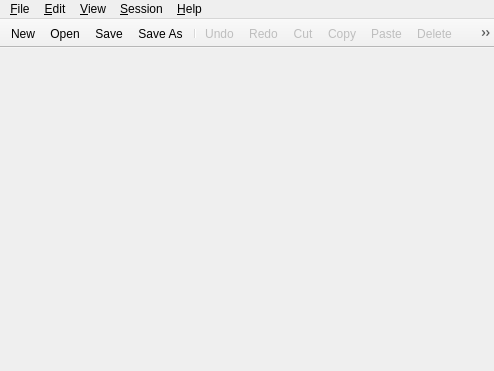
<?xml version="1.0" encoding="UTF-8"?>
<ui version="4.0">
 <class>MainWindow</class>
 <widget class="QMainWindow" name="MainWindow">
  <property name="geometry">
   <rect>
    <x>0</x>
    <y>0</y>
    <width>494</width>
    <height>371</height>
   </rect>
  </property>
  <property name="iconSize">
   <size>
    <width>16</width>
    <height>16</height>
   </size>
  </property>
  <property name="dockNestingEnabled">
   <bool>true</bool>
  </property>
  <property name="dockOptions">
   <set>QMainWindow::AllowNestedDocks|QMainWindow::AnimatedDocks</set>
  </property>
  <property name="unifiedTitleAndToolBarOnMac">
   <bool>true</bool>
  </property>
  <widget class="QWidget" name="centralwidget"/>
  <widget class="QMenuBar" name="menubar">
   <property name="geometry">
    <rect>
     <x>0</x>
     <y>0</y>
     <width>494</width>
     <height>21</height>
    </rect>
   </property>
   <widget class="QMenu" name="menuFile">
    <property name="title">
     <string>&amp;File</string>
    </property>
    <widget class="QMenu" name="menuRecentFiles">
     <property name="title">
      <string>&amp;Recent Files</string>
     </property>
     <property name="icon">
      <iconset theme="document-open-recent">
       <normaloff>.</normaloff>.</iconset>
     </property>
    </widget>
    <addaction name="actionNew"/>
    <addaction name="actionOpen"/>
    <addaction name="menuRecentFiles"/>
    <addaction name="separator"/>
    <addaction name="actionSave"/>
    <addaction name="actionSaveAs"/>
    <addaction name="actionSaveAll"/>
    <addaction name="actionReload"/>
    <addaction name="actionOpenContainingFolder"/>
    <addaction name="separator"/>
    <addaction name="actionClose"/>
    <addaction name="actionCloseAll"/>
    <addaction name="actionQuit"/>
   </widget>
   <widget class="QMenu" name="menuEdit">
    <property name="title">
     <string>&amp;Edit</string>
    </property>
    <widget class="QMenu" name="menuCustomActions">
     <property name="title">
      <string>Cu&amp;stom Actions</string>
     </property>
     <addaction name="actionManageCustomActions"/>
    </widget>
    <addaction name="actionUndo"/>
    <addaction name="actionRedo"/>
    <addaction name="separator"/>
    <addaction name="actionCut"/>
    <addaction name="actionCopy"/>
    <addaction name="actionPaste"/>
    <addaction name="actionPasteInNewEditor"/>
    <addaction name="actionDelete"/>
    <addaction name="separator"/>
    <addaction name="actionSelectAll"/>
    <addaction name="separator"/>
    <addaction name="actionPreferences"/>
    <addaction name="actionRename"/>
    <addaction name="actionFindReplace"/>
    <addaction name="separator"/>
    <addaction name="menuCustomActions"/>
   </widget>
   <widget class="QMenu" name="menuHelp">
    <property name="title">
     <string>&amp;Help</string>
    </property>
    <widget class="QMenu" name="menuSampleSessions">
     <property name="title">
      <string>Open &amp;Sample</string>
     </property>
     <property name="icon">
      <iconset theme="document-open">
       <normaloff>.</normaloff>.</iconset>
     </property>
    </widget>
    <addaction name="separator"/>
    <addaction name="actionOnlineHelp"/>
    <addaction name="menuSampleSessions"/>
    <addaction name="separator"/>
    <addaction name="actionAbout"/>
   </widget>
   <widget class="QMenu" name="menuSession">
    <property name="title">
     <string>&amp;Session</string>
    </property>
    <widget class="QMenu" name="menuEvaluation">
     <property name="title">
      <string>&amp;Evaluation</string>
     </property>
     <property name="icon">
      <iconset theme="view-refresh">
       <normaloff>.</normaloff>.</iconset>
     </property>
     <addaction name="actionEvalReset"/>
     <addaction name="actionEvalManual"/>
     <addaction name="actionEvalAuto"/>
     <addaction name="actionEvalSteady"/>
    </widget>
    <addaction name="menuEvaluation"/>
    <addaction name="separator"/>
   </widget>
   <widget class="QMenu" name="menuView">
    <property name="title">
     <string>&amp;View</string>
    </property>
    <widget class="QMenu" name="menuTabSize">
     <property name="title">
      <string>&amp;Tab Size</string>
     </property>
    </widget>
    <widget class="QMenu" name="menuWindowThemes">
     <property name="title">
      <string>&amp;Window Theme</string>
     </property>
    </widget>
    <widget class="QMenu" name="menuEditorThemes">
     <property name="title">
      <string>&amp;Editor Theme</string>
     </property>
    </widget>
    <addaction name="actionNavigateBackward"/>
    <addaction name="actionNavigateForward"/>
    <addaction name="separator"/>
    <addaction name="actionLineWrapping"/>
    <addaction name="actionShowWhiteSpace"/>
    <addaction name="actionIndentWithSpaces"/>
    <addaction name="menuTabSize"/>
    <addaction name="separator"/>
    <addaction name="actionSelectFont"/>
    <addaction name="menuWindowThemes"/>
    <addaction name="menuEditorThemes"/>
    <addaction name="actionHideMenuBar"/>
    <addaction name="actionFullScreen"/>
    <addaction name="separator"/>
   </widget>
   <addaction name="menuFile"/>
   <addaction name="menuEdit"/>
   <addaction name="menuView"/>
   <addaction name="menuSession"/>
   <addaction name="menuHelp"/>
  </widget>
  <widget class="QToolBar" name="toolBarMain">
   <property name="windowTitle">
    <string>Toolbar</string>
   </property>
   <property name="movable">
    <bool>false</bool>
   </property>
   <property name="floatable">
    <bool>false</bool>
   </property>
   <attribute name="toolBarArea">
    <enum>TopToolBarArea</enum>
   </attribute>
   <attribute name="toolBarBreak">
    <bool>false</bool>
   </attribute>
   <addaction name="actionNew"/>
   <addaction name="actionOpen"/>
   <addaction name="actionSave"/>
   <addaction name="actionSaveAs"/>
   <addaction name="separator"/>
   <addaction name="actionUndo"/>
   <addaction name="actionRedo"/>
   <addaction name="actionCut"/>
   <addaction name="actionCopy"/>
   <addaction name="actionPaste"/>
   <addaction name="actionDelete"/>
   <addaction name="actionFindReplace"/>
   <addaction name="separator"/>
   <addaction name="actionEvalReset"/>
   <addaction name="actionEvalManual"/>
   <addaction name="actionEvalAuto"/>
   <addaction name="actionEvalSteady"/>
   <addaction name="separator"/>
  </widget>
  <action name="actionOpen">
   <property name="icon">
    <iconset theme="document-open">
     <normaloff>.</normaloff>.</iconset>
   </property>
   <property name="text">
    <string>&amp;Open...</string>
   </property>
  </action>
  <action name="actionSave">
   <property name="icon">
    <iconset theme="document-save">
     <normaloff>.</normaloff>.</iconset>
   </property>
   <property name="text">
    <string>&amp;Save</string>
   </property>
  </action>
  <action name="actionQuit">
   <property name="icon">
    <iconset theme="application-exit">
     <normaloff>.</normaloff>.</iconset>
   </property>
   <property name="text">
    <string>&amp;Quit</string>
   </property>
   <property name="menuRole">
    <enum>QAction::QuitRole</enum>
   </property>
  </action>
  <action name="actionCopy">
   <property name="enabled">
    <bool>false</bool>
   </property>
   <property name="icon">
    <iconset theme="edit-copy">
     <normaloff>.</normaloff>.</iconset>
   </property>
   <property name="text">
    <string>&amp;Copy</string>
   </property>
  </action>
  <action name="actionPaste">
   <property name="enabled">
    <bool>false</bool>
   </property>
   <property name="icon">
    <iconset theme="edit-paste">
     <normaloff>.</normaloff>.</iconset>
   </property>
   <property name="text">
    <string>&amp;Paste</string>
   </property>
  </action>
  <action name="actionAbout">
   <property name="icon">
    <iconset theme="help-about">
     <normaloff>.</normaloff>.</iconset>
   </property>
   <property name="text">
    <string>&amp;About GPUpad</string>
   </property>
   <property name="menuRole">
    <enum>QAction::AboutRole</enum>
   </property>
  </action>
  <action name="actionSaveAs">
   <property name="icon">
    <iconset theme="document-save-as">
     <normaloff>.</normaloff>.</iconset>
   </property>
   <property name="text">
    <string>Save &amp;As...</string>
   </property>
  </action>
  <action name="actionNew">
   <property name="icon">
    <iconset theme="document-new">
     <normaloff>.</normaloff>.</iconset>
   </property>
   <property name="text">
    <string>&amp;New</string>
   </property>
  </action>
  <action name="actionClose">
   <property name="icon">
    <iconset theme="process-stop">
     <normaloff>.</normaloff>.</iconset>
   </property>
   <property name="text">
    <string>&amp;Close</string>
   </property>
  </action>
  <action name="actionCut">
   <property name="enabled">
    <bool>false</bool>
   </property>
   <property name="icon">
    <iconset theme="edit-cut">
     <normaloff>.</normaloff>.</iconset>
   </property>
   <property name="text">
    <string>Cu&amp;t</string>
   </property>
  </action>
  <action name="actionPreferences">
   <property name="icon">
    <iconset theme="document-properties">
     <normaloff>.</normaloff>.</iconset>
   </property>
   <property name="text">
    <string>Pre&amp;ferences...</string>
   </property>
   <property name="visible">
    <bool>false</bool>
   </property>
   <property name="menuRole">
    <enum>QAction::PreferencesRole</enum>
   </property>
  </action>
  <action name="actionCloseAll">
   <property name="text">
    <string>C&amp;lose All</string>
   </property>
  </action>
  <action name="actionDelete">
   <property name="enabled">
    <bool>false</bool>
   </property>
   <property name="icon">
    <iconset theme="edit-delete">
     <normaloff>.</normaloff>.</iconset>
   </property>
   <property name="text">
    <string>Delete</string>
   </property>
   <property name="iconText">
    <string>Delete</string>
   </property>
  </action>
  <action name="actionSaveAll">
   <property name="text">
    <string>Sa&amp;ve All</string>
   </property>
  </action>
  <action name="actionReload">
   <property name="enabled">
    <bool>false</bool>
   </property>
   <property name="icon">
    <iconset theme="view-refresh">
     <normaloff>.</normaloff>.</iconset>
   </property>
   <property name="text">
    <string>Reload</string>
   </property>
   <property name="shortcut">
    <string>Ctrl+R</string>
   </property>
  </action>
  <action name="actionSelectAll">
   <property name="enabled">
    <bool>false</bool>
   </property>
   <property name="icon">
    <iconset theme="edit-select-all">
     <normaloff>.</normaloff>.</iconset>
   </property>
   <property name="text">
    <string>Select &amp;All</string>
   </property>
  </action>
  <action name="actionUndo">
   <property name="enabled">
    <bool>false</bool>
   </property>
   <property name="icon">
    <iconset theme="edit-undo">
     <normaloff>.</normaloff>.</iconset>
   </property>
   <property name="text">
    <string>&amp;Undo</string>
   </property>
  </action>
  <action name="actionRedo">
   <property name="enabled">
    <bool>false</bool>
   </property>
   <property name="icon">
    <iconset theme="edit-redo">
     <normaloff>.</normaloff>.</iconset>
   </property>
   <property name="text">
    <string>&amp;Redo</string>
   </property>
  </action>
  <action name="actionLineWrapping">
   <property name="checkable">
    <bool>true</bool>
   </property>
   <property name="text">
    <string>Line &amp;Wrapping</string>
   </property>
   <property name="toolTip">
    <string>Line Wrapping</string>
   </property>
  </action>
  <action name="actionShowWhiteSpace">
   <property name="checkable">
    <bool>true</bool>
   </property>
   <property name="text">
    <string>Show White&amp;space</string>
   </property>
   <property name="toolTip">
    <string>Show Whitespace</string>
   </property>
  </action>
  <action name="actionIndentWithSpaces">
   <property name="checkable">
    <bool>true</bool>
   </property>
   <property name="text">
    <string>&amp;Indent With Spaces</string>
   </property>
  </action>
  <action name="actionSelectFont">
   <property name="icon">
    <iconset theme="preferences-desktop-font">
     <normaloff>.</normaloff>.</iconset>
   </property>
   <property name="text">
    <string>Select F&amp;ont...</string>
   </property>
  </action>
  <action name="actionFindReplace">
   <property name="checkable">
    <bool>true</bool>
   </property>
   <property name="icon">
    <iconset theme="edit-find-replace">
     <normaloff>.</normaloff>.</iconset>
   </property>
   <property name="text">
    <string>&amp;Find/Replace</string>
   </property>
  </action>
  <action name="actionEvalManual">
   <property name="icon">
    <iconset theme="media-skip-forward">
     <normaloff>.</normaloff>.</iconset>
   </property>
   <property name="text">
    <string>&amp;Manual</string>
   </property>
   <property name="toolTip">
    <string>Manual Evaluation [F6]</string>
   </property>
   <property name="shortcut">
    <string>F6</string>
   </property>
  </action>
  <action name="actionEvalAuto">
   <property name="checkable">
    <bool>true</bool>
   </property>
   <property name="icon">
    <iconset theme="media-playback-start">
     <normaloff>.</normaloff>.</iconset>
   </property>
   <property name="text">
    <string>&amp;Automatic</string>
   </property>
   <property name="toolTip">
    <string>Automatic Evaluation [F7]</string>
   </property>
   <property name="shortcut">
    <string>F7</string>
   </property>
  </action>
  <action name="actionRename">
   <property name="text">
    <string>Rename</string>
   </property>
   <property name="shortcut">
    <string>F2</string>
   </property>
  </action>
  <action name="actionEvalSteady">
   <property name="checkable">
    <bool>true</bool>
   </property>
   <property name="icon">
    <iconset theme="media-seek-forward">
     <normaloff>.</normaloff>.</iconset>
   </property>
   <property name="text">
    <string>&amp;Steady</string>
   </property>
   <property name="toolTip">
    <string>Steady Evaluation [F8]</string>
   </property>
   <property name="shortcut">
    <string>F8</string>
   </property>
  </action>
  <action name="actionManageCustomActions">
   <property name="text">
    <string>&amp;Manage...</string>
   </property>
   <property name="shortcut">
    <string>F10</string>
   </property>
  </action>
  <action name="actionOnlineHelp">
   <property name="icon">
    <iconset theme="help-browser">
     <normaloff>.</normaloff>.</iconset>
   </property>
   <property name="text">
    <string>&amp;Online Help</string>
   </property>
  </action>
  <action name="actionEditorTheme">
   <property name="text">
    <string>&amp;Editor Theme</string>
   </property>
   <property name="toolTip">
    <string>Editor Theme</string>
   </property>
  </action>
  <action name="actionEvalReset">
   <property name="icon">
    <iconset theme="view-refresh">
     <normaloff>.</normaloff>.</iconset>
   </property>
   <property name="text">
    <string>&amp;Reset</string>
   </property>
   <property name="toolTip">
    <string>Reset Evaluation [F5]</string>
   </property>
   <property name="shortcut">
    <string>F5</string>
   </property>
  </action>
  <action name="actionFocusNextEditor">
   <property name="text">
    <string>Focus next editor</string>
   </property>
   <property name="shortcut">
    <string>Ctrl+Tab</string>
   </property>
  </action>
  <action name="actionFocusPreviousEditor">
   <property name="text">
    <string>Focus previous editor</string>
   </property>
   <property name="shortcut">
    <string>Ctrl+Shift+Tab</string>
   </property>
  </action>
  <action name="actionOpenContainingFolder">
   <property name="text">
    <string>Open containing folder</string>
   </property>
  </action>
  <action name="actionFullScreen">
   <property name="checkable">
    <bool>true</bool>
   </property>
   <property name="text">
    <string>&amp;Fullscreen</string>
   </property>
   <property name="toolTip">
    <string>&amp;Fullscreen</string>
   </property>
   <property name="shortcut">
    <string>F11</string>
   </property>
  </action>
  <action name="actionFullScreenClose">
   <property name="icon">
    <iconset theme="process-stop">
     <normaloff>.</normaloff>.</iconset>
   </property>
   <property name="text">
    <string>&amp;Quit</string>
   </property>
   <property name="menuRole">
    <enum>QAction::QuitRole</enum>
   </property>
  </action>
  <action name="actionNavigateBackward">
   <property name="enabled">
    <bool>false</bool>
   </property>
   <property name="icon">
    <iconset theme="pan-start">
     <normaloff>.</normaloff>.</iconset>
   </property>
   <property name="text">
    <string>Go &amp;Back</string>
   </property>
   <property name="shortcut">
    <string>Alt+Left</string>
   </property>
  </action>
  <action name="actionNavigateForward">
   <property name="enabled">
    <bool>false</bool>
   </property>
   <property name="icon">
    <iconset theme="pan-end">
     <normaloff>.</normaloff>.</iconset>
   </property>
   <property name="text">
    <string>&amp;Go Forward</string>
   </property>
   <property name="shortcut">
    <string>Alt+Right</string>
   </property>
  </action>
  <action name="actionPasteInNewEditor">
   <property name="enabled">
    <bool>false</bool>
   </property>
   <property name="icon">
    <iconset theme="edit-paste">
     <normaloff>.</normaloff>.</iconset>
   </property>
   <property name="text">
    <string>&amp;Paste in new Editor</string>
   </property>
   <property name="toolTip">
    <string>Paste in new Editor</string>
   </property>
   <property name="shortcut">
    <string>Ctrl+Shift+V</string>
   </property>
  </action>
  <action name="actionHideMenuBar">
   <property name="checkable">
    <bool>true</bool>
   </property>
   <property name="text">
    <string>Collapse &amp;Menu Bar</string>
   </property>
   <property name="toolTip">
    <string>Hide Menu Bar</string>
   </property>
  </action>
 </widget>
 <resources/>
 <connections/>
</ui>
